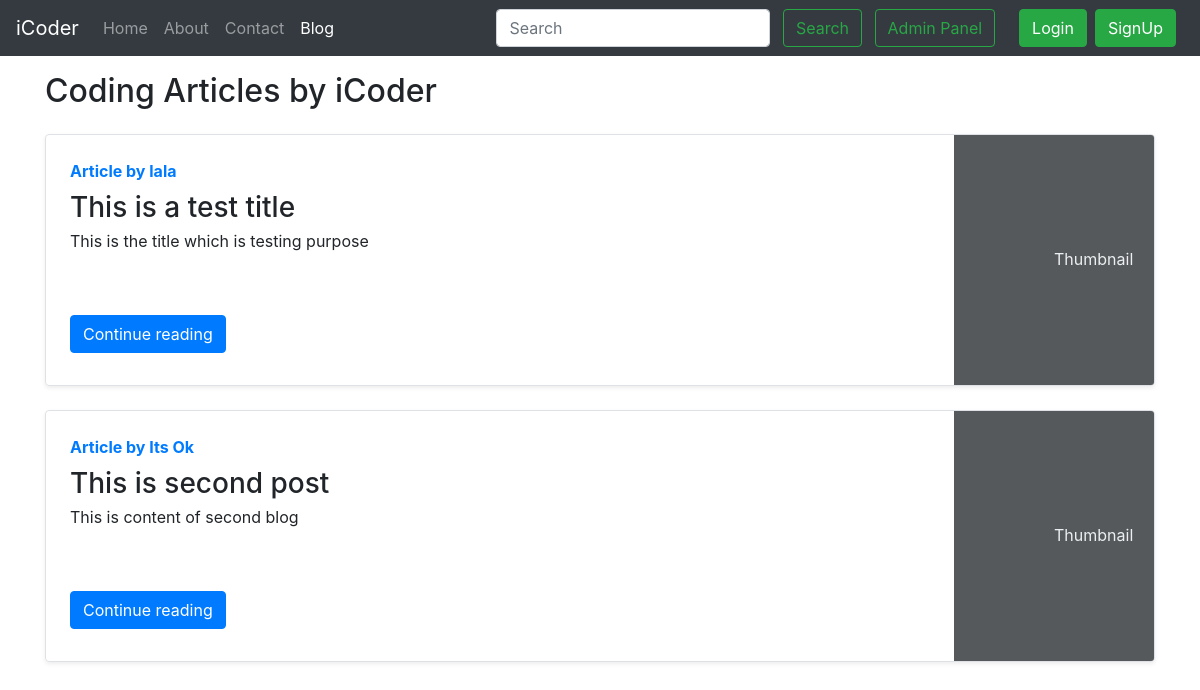
Screenshot of /blog/ with the database file from the repository.
### blog/models.py (models this page shows, shortened)
class Post(models.Model):
    sno=models.AutoField(primary_key=True)
    title=models.CharField(max_length=255)
    author=models.CharField(max_length=14)
    slug=models.CharField(max_length=130)
    timeStamp=models.DateTimeField(blank=True)
    content=models.TextField()

### blog/views.py (the view, shortened to what this page needs)
# urls.py: path('', views.blogHome, name='bloghome'),
def blogHome(request):
    allPosts= Post.objects.all()
    context={'allPosts': allPosts}
    return render(request, "blog/blogHome.html", context)

### templates/blog/blogHome.html (shortened to what this page needs)
{% extends 'base.html' %}
{% block blogactive %} active {% endblock blogactive %}
{% block body %}
<div class="container my-3">
    <h2>Coding Articles by iCoder</h2>
    {% for post in allPosts  %}
    <div class="row no-gutters border rounded overflow-hidden flex-md-row mb-4 shadow-sm h-md-250 my-4 position-relative">
        <div class="col p-4 d-flex flex-column position-static">
            <strong class="d-inline-block mb-2 text-primary">Article  by {{post.author}}</strong>
            <h3 class="mb-0">{{post.title}}</h3>
            <p class="card-text mb-auto">{{post.content| truncatechars:500}}</p>
            <div class="my-2">
            	<a href="/blog/{{post.slug}}" role="button" class="btn btn-primary">Continue reading</a>
            </div>
        </div>
        <div class="col-auto d-none d-lg-block">
            <svg class="bd-placeholder-img" width="200" height="250" xmlns="http://www.w3.org/2000/svg" preserveAspectRatio="xMidYMid slice" focusable="false" role="img" aria-label="Placeholder: Thumbnail">
                <rect width="100%" height="100%" fill="#55595c"></rect><text x="50%" y="50%" fill="#eceeef" dy=".3em">Thumbnail</text>
            </svg>
        </div>
        </div>
        {% endfor %}
    </div>
 {% endblock %}

### rows the page displays
Post: author "lala", title "This is a test title", content "This is the title which is testing purpose"
Post: author "Its Ok", title "This is second post", content "This is content of second blog"
